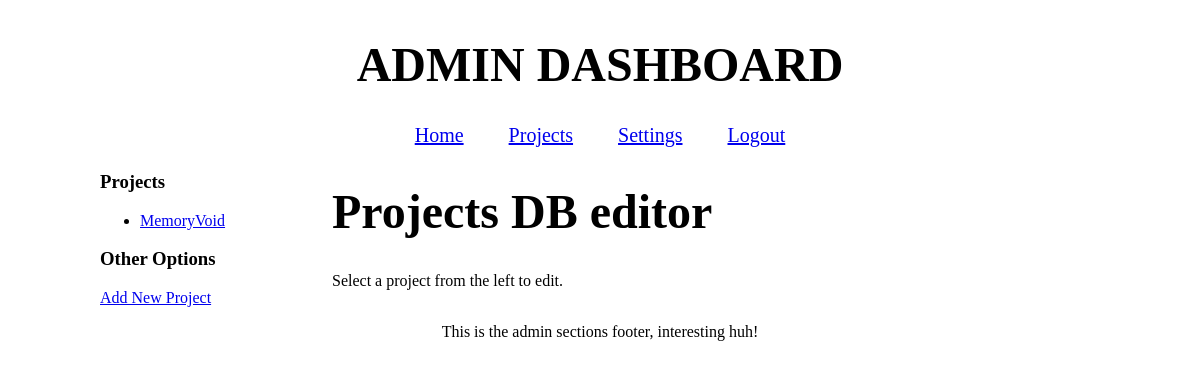
Before: /hahncoded/admin/projects.php (signed in) with the older database file.
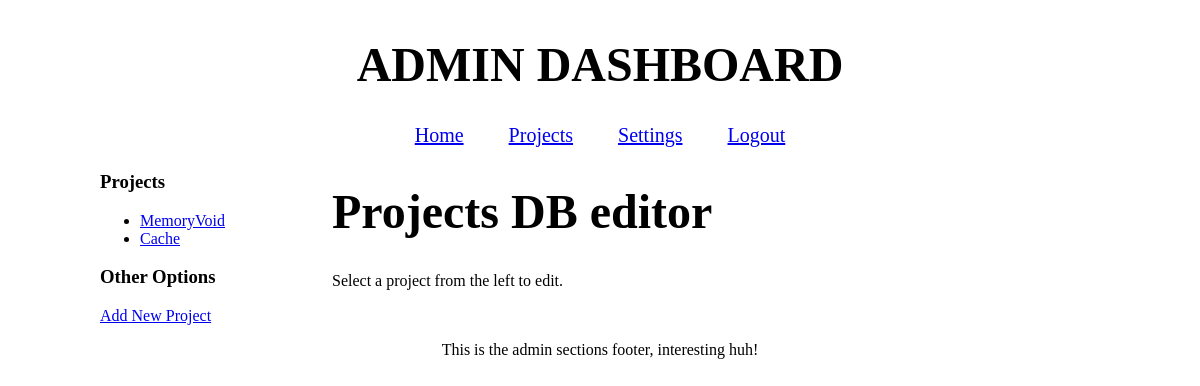
After: the same page with the newer database file.
### tables this page shows
CREATE TABLE projects (
    id INTEGER PRIMARY KEY AUTOINCREMENT,
    name TEXT NOT NULL,
    slug TEXT NOT NULL UNIQUE,
    last_updated TEXT NOT NULL DEFAULT (date('now')),
    languages TEXT,
    description TEXT NOT NULL,
    content TEXT NOT NULL
    );

### hahncoded/admin/projects.php (the view, shortened to what this page needs)
<?php
require_once "init.php";
$selected_project = null;
$isNew = false;
$projects = $database->query("SELECT id, name FROM projects ORDER BY id ASC");
?>
<?php include "header.php" ?>
<main>
  <div class="side-panel">
    <h3>Projects</h3>
    <ul>
      <?php while ($p = $projects->fetch()) : ?>
        <li>
          <a href="?id=<?= $p["id"] ?>"><?= htmlspecialchars($p["name"]) ?></a>
        </li>
      <?php endwhile ?>
    </ul>
    <h3>Other Options</h3>
      <a href="?action=new">Add New Project</a>
  </div>
  <div class="center-panel">
    <h1>Projects DB editor</h1>
    <?php if ($selected_project || $isNew): ?>
      <div class="form-heading">
        <?php if (!$isNew): ?>
          <h3>Editing: <?= htmlspecialchars($selected_project["name"]) ?></h3>
          <form method="POST">
            <input type="hidden" name="mode" value="delete">
            <input type="hidden" name="id" value="<?= $selected_project["id"] ?>">
            <input type="hidden" name="csrf_token" value="<?= csrf_token() ?>">
            <button class="delete-btn" type="submit" onclick="return
              confirm('Are you sure you want to delete this project');">
              Delete this project
            </button>
          </form>
        <?php else: ?>
          <h3>Adding New Project</h3>
        <?php endif; ?>
      </div>
      <form method="POST">
        <fieldset>
          <input type="hidden" name="csrf_token" value="<?=csrf_token() ?>">
          <input type="hidden" name="mode" value="<?= $isNew ? "create" : "update" ?>">
          <?php if (!$isNew): ?>
            <input type="hidden" name="id" value="<?= $selected_project["id"]?>">
          <?php endif; ?>
          <label>Name: </label><br>
          <input name="name" value="<?= htmlspecialchars($selected_project["name"]) ?>">
          <br><br>
          <label>URL-Slug: </label><br>
          <input name="slug" value="<?= htmlspecialchars($selected_project["slug"]) ?>">
          <br><br>
          <input type="hidden" name="last_updated" value="<?= htmlspecialchars($selected_project["last_updated"]) ?>">
          <label>Languages: </label><br>
          <input name="languages" value="<?= htmlspecialchars($selected_project["languages"]) ?>">
          <br><br>
          <label>Description: </label><br>
          <input name="description" value="<?= htmlspecialchars($selected_project["description"]) ?>">
          <br><br>
          <label>Content (Markdown body): </label><br>
          <textarea name="content" rows="30"><?= htmlspecialchars($selected_project["content"]) ?></textarea>
          <br><br>
          <button type="submit"><?= $isNew ? "Add Project" : "Save Changes" ?></button>
        </fieldset>
      </form>
    <?php else: ?>
      <p>Select a project from the left to edit.</>
    <?php endif; ?>
  </div>
</main>
<?php include "footer.php" ?>

### hahncoded/admin/header.php (shortened to what this page needs)
<!DOCTYPE html>
<html>
  <head>
    <link rel="stylesheet" type="text/css" href="/css/admin.css">
  </head>
  <body>
    <header>
      <h1>ADMIN DASHBOARD</h1>
        <nav>
          <a href="index.php">Home</a>
          <a href="projects.php?action=new">Projects</a>
          <a href="settings.php?action=new">Settings</a>
          <a href="logout.php">Logout</a>
        </nav>
    </header>

### hahncoded/admin/footer.php (shortened to what this page needs)
        <footer>
            <p>This is the admin sections footer, interesting huh!<p/>
        </footer>
    </body>
</html>

### hahncoded/css/admin.css (style rules this page uses)
h1 { font-size: 3rem; font-weight: bold; }
body { font-size: 16px; height: 100vh; max-width: 1000px; width: 100%; margin: auto; }
header { display: flex; flex-direction: column; align-items: center; justify-items: center; padding: 5px; }
nav { font-size: 1.25rem; text-align: right; }
nav a { padding-left: 20px; padding-right: 20px; }
main { text-align: center; display: flex; gap: 2rem; text-align: left; max-width: 1000px; margin: auto; }
.side-panel { min-width: 200px; max-width: 200px; overflow-wrap: break-word; }
.center-panel { flex: 1; }
footer { margin-top: auto; text-align: center; }

Changed rows visible on the page:
added projects: name "Cache"
